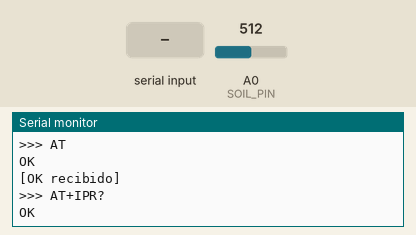
Simulated run of this sketch. Board: Arduino Uno, built with avr-gcc and run on an emulated ATmega328P. On the bench: the last lines printed to the serial monitor. The test bench sets the inputs (shaded band); at power-on: A0 (SOIL_PIN) = 512. The modem accepts every AT command (registered, SIM ready, sends succeed) and sends nothing else.

Above: at 12.3 s.
12.4 s: "1" received over the second serial link
At 12.5 s:
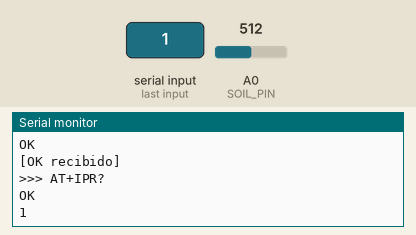
14.1 s: "0" received over the second serial link
At 14.5 s:
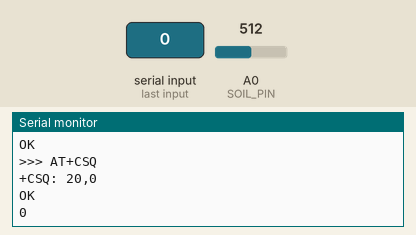
16.1 s: "2" received over the second serial link
At 16.6 s:
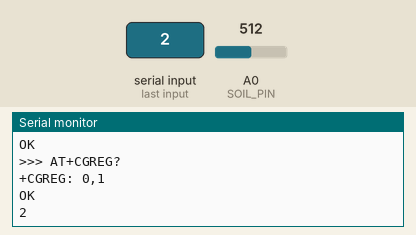

Measured:
- after the input at 12.4 s, the serial monitor: prints a new line at once (image 1)
- after the input at 14.1 s, the serial monitor: prints a new line at once (image 2)
- after the input at 16.1 s, the serial monitor: prints a new line at once (image 3)

The sketch:

HumedadSuelo_TS.ino
```cpp
#include <SoftwareSerial.h>

SoftwareSerial modem(10, 11); // RX Arduino, TX Arduino

const char APN[] = "internet";
const char THINGSPEAK_API_KEY[] = "2E94ZA4IBJ2KRU7U";

const int SOIL_PIN = A0;

void clearModemBuffer() {
  while (modem.available()) {
    modem.read();
  }
}

bool waitForText(const char *target, unsigned long timeoutMs) {
  unsigned long start = millis();
  int index = 0;
  int len = strlen(target);

  while (millis() - start < timeoutMs) {
    while (modem.available()) {
      char c = modem.read();
      Serial.write(c);

      if (c == target[index]) {
        index++;

        if (index == len) {
          return true;
        }
      } else {
        index = 0;

        if (c == target[0]) {
          index = 1;
        }
      }
    }
  }

  return false;
}

void readFor(unsigned long waitMs) {
  unsigned long start = millis();

  while (millis() - start < waitMs) {
    while (modem.available()) {
      Serial.write(modem.read());
    }
  }
}

void sendCommandRead(const char *cmd, unsigned long waitMs) {
  Serial.print("\n>>> ");
  Serial.println(cmd);

  clearModemBuffer();
  modem.println(cmd);

  readFor(waitMs);

  Serial.println();
}

bool sendCommandWaitOK(const char *cmd, unsigned long timeoutMs) {
  Serial.print("\n>>> ");
  Serial.println(cmd);

  clearModemBuffer();
  modem.println(cmd);

  bool ok = waitForText("OK", timeoutMs);
  Serial.println();

  if (ok) {
    Serial.println("[OK recibido]");
  } else {
    Serial.println("[NO se recibio OK]");
  }

  return ok;
}

void force9600() {
  Serial.println("Forzando A7670E a 9600 para SoftwareSerial...");

  modem.begin(115200);
  delay(1000);

  for (int i = 0; i < 10; i++) {
    modem.println("AT");
    delay(200);
  }

  for (int i = 0; i < 10; i++) {
    modem.println("AT+IPR=9600");
    delay(300);
  }

  delay(1000);

  modem.end();
  delay(500);

  modem.begin(9600);
  delay(1000);

  Serial.println("Comunicacion con modem ajustada a 9600.");
}

void modemBasicCheck() {
  Serial.println("\nComprobacion basica del modem...");

  sendCommandWaitOK("AT", 1000);
  sendCommandRead("AT+IPR?", 1000);
  sendCommandRead("AT+CPIN?", 1000);
  sendCommandRead("AT+CSQ", 1000);
  sendCommandRead("AT+CREG?", 1000);
  sendCommandRead("AT+CGREG?", 1000);
  sendCommandRead("AT+CEREG?", 1000);
  sendCommandRead("AT+COPS?", 3000);
}

bool configureMobileData() {
  Serial.println("\nConfigurando datos moviles...");

  char cmdApn[80];

  snprintf(
    cmdApn,
    sizeof(cmdApn),
    "AT+CGDCONT=1,\"IP\",\"%s\"",
    APN
  );

  if (!sendCommandWaitOK(cmdApn, 5000)) {
    Serial.println("Fallo configurando APN.");
    return false;
  }

  if (!sendCommandWaitOK("AT+CGATT=1", 5000)) {
    Serial.println("Fallo en CGATT.");
    return false;
  }

  if (!sendCommandWaitOK("AT+CGACT=1,1", 5000)) {
    Serial.println("Fallo activando contexto PDP.");
    return false;
  }

  sendCommandRead("AT+CGPADDR=1", 5000);

  return true;
}

void closeHttpSessionIfOpen() {
  Serial.println("\nCerrando posible sesion HTTP previa...");

  Serial.println(">>> AT+HTTPTERM");
  clearModemBuffer();
  modem.println("AT+HTTPTERM");

  readFor(2000);

  Serial.println();
  Serial.println("Nota: si aqui aparece ERROR, es normal si no habia sesion HTTP abierta.");
}

bool sendThingSpeakSoilValue(int soilRaw) {
  char url[130];

  snprintf(
    url,
    sizeof(url),
    "http://api.thingspeak.com/update?api_key=%s&field1=%d",
    THINGSPEAK_API_KEY,
    soilRaw
  );

  Serial.println("\n==============================");
  Serial.print("Enviando humedad suelo bruta field1=");
  Serial.println(soilRaw);

  Serial.println("URL:");
  Serial.println(url);

  closeHttpSessionIfOpen();
  delay(500);

  if (!sendCommandWaitOK("AT+HTTPINIT", 5000)) {
    Serial.println("No se pudo iniciar HTTP.");
    return false;
  }

  char cmdUrl[190];

  snprintf(
    cmdUrl,
    sizeof(cmdUrl),
    "AT+HTTPPARA=\"URL\",\"%s\"",
    url
  );

  if (!sendCommandWaitOK(cmdUrl, 8000)) {
    Serial.println("No se pudo configurar URL.");
    sendCommandWaitOK("AT+HTTPTERM", 3000);
    return false;
  }

  Serial.println("\n>>> AT+HTTPACTION=0");
  clearModemBuffer();
  modem.println("AT+HTTPACTION=0");

  bool http200 = waitForText("+HTTPACTION: 0,200", 5000);
  Serial.println();

  Serial.println("\nCerrando HTTP...");
  sendCommandWaitOK("AT+HTTPTERM", 5000);

  if (http200) {
    Serial.println("[HTTP 200 recibido]");
    return true;
  } else {
    Serial.println("[NO se recibio HTTP 200]");
    return false;
  }
}

int readSoilRaw() {
  long suma = 0;

  for (int i = 0; i < 10; i++) {
    suma += analogRead(SOIL_PIN);
    delay(20);
  }

  int media = suma / 10;
  return media;
}

void setup() {
  Serial.begin(9600);
  delay(3000);

  Serial.println("=== TierraViva humedad suelo a ThingSpeak ===");

  pinMode(SOIL_PIN, INPUT);

  force9600();

  modemBasicCheck();

  bool dataOk = configureMobileData();

  if (dataOk) {
    Serial.println("\nDatos moviles configurados correctamente.");
  } else {
    Serial.println("\nERROR: no se pudieron configurar los datos moviles.");
  }

  Serial.println("\nSetup terminado. Comenzando envios de humedad...");
}

void loop() {
  int soilRaw = readSoilRaw();

  Serial.println("\nLectura sensor humedad:");
  Serial.print("A0 bruto = ");
  Serial.println(soilRaw);

  bool ok = sendThingSpeakSoilValue(soilRaw);

  if (ok) {
    Serial.println("RESULTADO: humedad enviada correctamente.");
  } else {
    Serial.println("RESULTADO: fallo el envio.");
  }

  Serial.println("Esperando 5 segundos antes del siguiente envio...");
  delay(5000);
}
```
